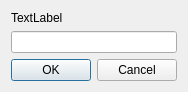
<?xml version="1.0" encoding="UTF-8"?>
<ui version="4.0">
 <class>askText</class>
 <widget class="QDialog" name="askText">
  <property name="geometry">
   <rect>
    <x>0</x>
    <y>0</y>
    <width>184</width>
    <height>71</height>
   </rect>
  </property>
  <property name="windowTitle">
   <string>Dialog</string>
  </property>
  <layout class="QVBoxLayout" name="verticalLayout">
   <item>
    <widget class="QLabel" name="labelTitle">
     <property name="text">
      <string>TextLabel</string>
     </property>
    </widget>
   </item>
   <item>
    <widget class="QLineEdit" name="lineEdit"/>
   </item>
   <item>
    <widget class="QDialogButtonBox" name="buttonBox">
     <property name="orientation">
      <enum>Qt::Horizontal</enum>
     </property>
     <property name="standardButtons">
      <set>QDialogButtonBox::Cancel|QDialogButtonBox::Ok</set>
     </property>
    </widget>
   </item>
  </layout>
 </widget>
 <resources/>
 <connections>
  <connection>
   <sender>buttonBox</sender>
   <signal>accepted()</signal>
   <receiver>askText</receiver>
   <slot>accept()</slot>
   <hints>
    <hint type="sourcelabel">
     <x>248</x>
     <y>254</y>
    </hint>
    <hint type="destinationlabel">
     <x>157</x>
     <y>274</y>
    </hint>
   </hints>
  </connection>
  <connection>
   <sender>buttonBox</sender>
   <signal>rejected()</signal>
   <receiver>askText</receiver>
   <slot>reject()</slot>
   <hints>
    <hint type="sourcelabel">
     <x>316</x>
     <y>260</y>
    </hint>
    <hint type="destinationlabel">
     <x>286</x>
     <y>274</y>
    </hint>
   </hints>
  </connection>
 </connections>
</ui>
